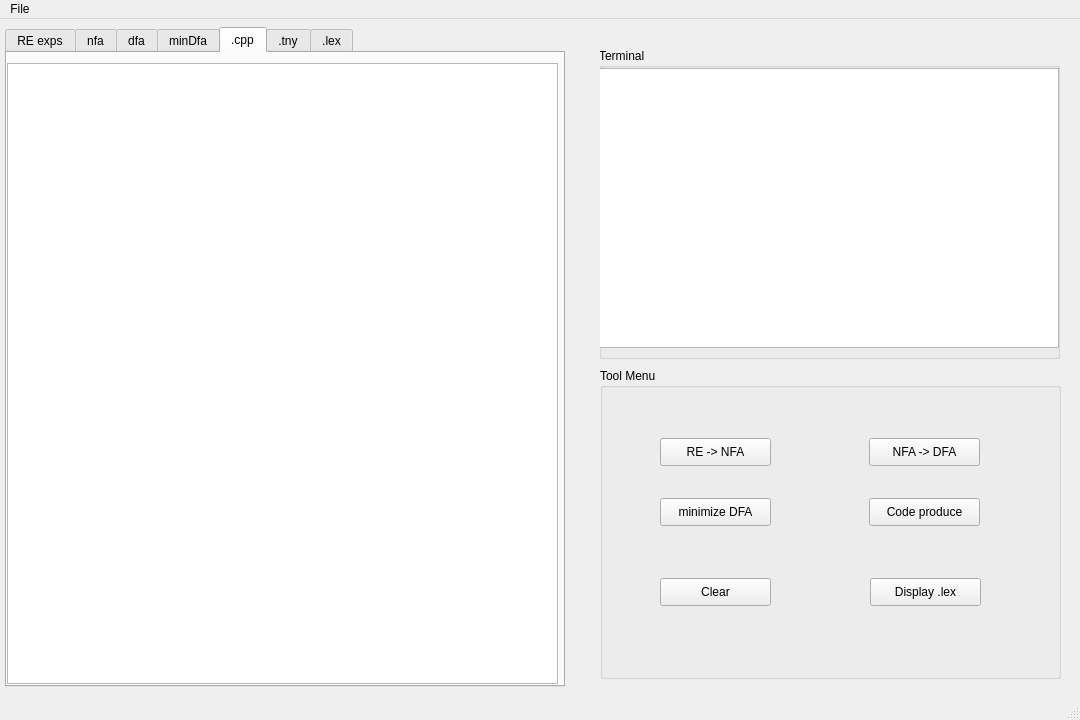
<?xml version="1.0" encoding="UTF-8"?>
<ui version="4.0">
 <class>MainWindow</class>
 <widget class="QMainWindow" name="MainWindow">
  <property name="enabled">
   <bool>true</bool>
  </property>
  <property name="geometry">
   <rect>
    <x>0</x>
    <y>0</y>
    <width>1080</width>
    <height>720</height>
   </rect>
  </property>
  <property name="minimumSize">
   <size>
    <width>1080</width>
    <height>720</height>
   </size>
  </property>
  <property name="maximumSize">
   <size>
    <width>1080</width>
    <height>720</height>
   </size>
  </property>
  <property name="windowTitle">
   <string>MainWindow</string>
  </property>
  <widget class="QWidget" name="centralwidget">
   <widget class="QTabWidget" name="Graphs">
    <property name="geometry">
     <rect>
      <x>5</x>
      <y>8</y>
      <width>560</width>
      <height>660</height>
     </rect>
    </property>
    <property name="minimumSize">
     <size>
      <width>560</width>
      <height>660</height>
     </size>
    </property>
    <property name="maximumSize">
     <size>
      <width>560</width>
      <height>660</height>
     </size>
    </property>
    <property name="currentIndex">
     <number>4</number>
    </property>
    <widget class="QWidget" name="reExps">
     <attribute name="title">
      <string>RE exps</string>
     </attribute>
     <widget class="QWidget" name="verticalLayoutWidget">
      <property name="geometry">
       <rect>
        <x>-1</x>
        <y>9</y>
        <width>551</width>
        <height>621</height>
       </rect>
      </property>
      <layout class="QVBoxLayout" name="verticalLayout">
       <item>
        <widget class="QTextBrowser" name="reRules"/>
       </item>
      </layout>
     </widget>
    </widget>
    <widget class="QWidget" name="nfa">
     <attribute name="title">
      <string>nfa</string>
     </attribute>
     <widget class="QWidget" name="verticalLayoutWidget_6">
      <property name="geometry">
       <rect>
        <x>0</x>
        <y>170</y>
        <width>551</width>
        <height>461</height>
       </rect>
      </property>
      <layout class="QVBoxLayout" name="nfaLayout">
       <item>
        <widget class="QTableView" name="nfaTab"/>
       </item>
      </layout>
     </widget>
     <widget class="QWidget" name="nfaMenu" native="true">
      <property name="geometry">
       <rect>
        <x>0</x>
        <y>10</y>
        <width>551</width>
        <height>151</height>
       </rect>
      </property>
      <widget class="QComboBox" name="nfaSel">
       <property name="geometry">
        <rect>
         <x>220</x>
         <y>30</y>
         <width>281</width>
         <height>31</height>
        </rect>
       </property>
       <property name="font">
        <font>
         <family>Adobe Arabic</family>
         <pointsize>14</pointsize>
        </font>
       </property>
       <item>
        <property name="text">
         <string>None</string>
        </property>
       </item>
      </widget>
      <widget class="QLabel" name="label">
       <property name="geometry">
        <rect>
         <x>50</x>
         <y>30</y>
         <width>161</width>
         <height>31</height>
        </rect>
       </property>
       <property name="font">
        <font>
         <family>Adobe Arabic</family>
         <pointsize>20</pointsize>
        </font>
       </property>
       <property name="text">
        <string>NFA selection:</string>
       </property>
      </widget>
     </widget>
    </widget>
    <widget class="QWidget" name="dfa">
     <attribute name="title">
      <string>dfa</string>
     </attribute>
     <widget class="QWidget" name="verticalLayoutWidget_7">
      <property name="geometry">
       <rect>
        <x>0</x>
        <y>170</y>
        <width>551</width>
        <height>461</height>
       </rect>
      </property>
      <layout class="QVBoxLayout" name="dfaLayout">
       <item>
        <widget class="QTableView" name="dfaTab"/>
       </item>
      </layout>
     </widget>
     <widget class="QWidget" name="dfaMenu" native="true">
      <property name="geometry">
       <rect>
        <x>0</x>
        <y>10</y>
        <width>551</width>
        <height>151</height>
       </rect>
      </property>
      <widget class="QComboBox" name="dfaSel">
       <property name="geometry">
        <rect>
         <x>220</x>
         <y>30</y>
         <width>281</width>
         <height>31</height>
        </rect>
       </property>
       <property name="font">
        <font>
         <family>Adobe Arabic</family>
         <pointsize>14</pointsize>
        </font>
       </property>
       <item>
        <property name="text">
         <string>None</string>
        </property>
       </item>
      </widget>
      <widget class="QLabel" name="label_2">
       <property name="geometry">
        <rect>
         <x>50</x>
         <y>30</y>
         <width>161</width>
         <height>31</height>
        </rect>
       </property>
       <property name="font">
        <font>
         <family>Adobe Arabic</family>
         <pointsize>20</pointsize>
        </font>
       </property>
       <property name="text">
        <string>DFA selection:</string>
       </property>
      </widget>
     </widget>
    </widget>
    <widget class="QWidget" name="minDfa">
     <attribute name="title">
      <string>minDfa</string>
     </attribute>
     <widget class="QWidget" name="verticalLayoutWidget_8">
      <property name="geometry">
       <rect>
        <x>0</x>
        <y>170</y>
        <width>551</width>
        <height>461</height>
       </rect>
      </property>
      <layout class="QVBoxLayout" name="minDfaLayout">
       <item>
        <widget class="QTableView" name="minDfaTab"/>
       </item>
      </layout>
     </widget>
     <widget class="QFrame" name="frame">
      <property name="geometry">
       <rect>
        <x>0</x>
        <y>10</y>
        <width>551</width>
        <height>151</height>
       </rect>
      </property>
      <property name="frameShape">
       <enum>QFrame::StyledPanel</enum>
      </property>
      <property name="frameShadow">
       <enum>QFrame::Raised</enum>
      </property>
      <widget class="QLabel" name="label_3">
       <property name="geometry">
        <rect>
         <x>30</x>
         <y>30</y>
         <width>181</width>
         <height>31</height>
        </rect>
       </property>
       <property name="font">
        <font>
         <family>Adobe Arabic</family>
         <pointsize>20</pointsize>
        </font>
       </property>
       <property name="text">
        <string>minDFA selection:</string>
       </property>
      </widget>
      <widget class="QComboBox" name="minDfaSel">
       <property name="geometry">
        <rect>
         <x>220</x>
         <y>30</y>
         <width>281</width>
         <height>31</height>
        </rect>
       </property>
       <property name="font">
        <font>
         <family>Adobe Arabic</family>
         <pointsize>14</pointsize>
        </font>
       </property>
       <item>
        <property name="text">
         <string>None</string>
        </property>
       </item>
      </widget>
     </widget>
    </widget>
    <widget class="QWidget" name="cppCode">
     <attribute name="title">
      <string>.cpp</string>
     </attribute>
     <widget class="QWidget" name="verticalLayoutWidget_2">
      <property name="geometry">
       <rect>
        <x>0</x>
        <y>10</y>
        <width>551</width>
        <height>621</height>
       </rect>
      </property>
      <layout class="QVBoxLayout" name="verticalLayout_2">
       <item>
        <widget class="QTextBrowser" name="cppText"/>
       </item>
      </layout>
     </widget>
    </widget>
    <widget class="QWidget" name="tnyFile">
     <attribute name="title">
      <string>.tny</string>
     </attribute>
     <widget class="QWidget" name="verticalLayoutWidget_3">
      <property name="geometry">
       <rect>
        <x>0</x>
        <y>10</y>
        <width>551</width>
        <height>621</height>
       </rect>
      </property>
      <layout class="QVBoxLayout" name="verticalLayout_3">
       <item>
        <widget class="QTextBrowser" name="tnyCode"/>
       </item>
      </layout>
     </widget>
    </widget>
    <widget class="QWidget" name="lexFile">
     <attribute name="title">
      <string>.lex</string>
     </attribute>
     <widget class="QWidget" name="verticalLayoutWidget_4">
      <property name="geometry">
       <rect>
        <x>0</x>
        <y>10</y>
        <width>551</width>
        <height>621</height>
       </rect>
      </property>
      <layout class="QVBoxLayout" name="verticalLayout_4">
       <item>
        <widget class="QTextBrowser" name="lexRes"/>
       </item>
      </layout>
     </widget>
    </widget>
   </widget>
   <widget class="QWidget" name="verticalLayoutWidget_5">
    <property name="geometry">
     <rect>
      <x>600</x>
      <y>30</y>
      <width>461</width>
      <height>631</height>
     </rect>
    </property>
    <layout class="QVBoxLayout" name="verticalLayout_5">
     <item>
      <widget class="QWidget" name="widget" native="true">
       <widget class="QGroupBox" name="terminal">
        <property name="geometry">
         <rect>
          <x>-1</x>
          <y>-1</y>
          <width>461</width>
          <height>311</height>
         </rect>
        </property>
        <property name="title">
         <string>Terminal</string>
        </property>
        <widget class="QTextBrowser" name="terLines">
         <property name="geometry">
          <rect>
           <x>0</x>
           <y>20</y>
           <width>460</width>
           <height>280</height>
          </rect>
         </property>
         <property name="minimumSize">
          <size>
           <width>460</width>
           <height>280</height>
          </size>
         </property>
         <property name="maximumSize">
          <size>
           <width>460</width>
           <height>280</height>
          </size>
         </property>
        </widget>
       </widget>
      </widget>
     </item>
     <item>
      <widget class="QWidget" name="widget_2" native="true">
       <widget class="QWidget" name="widget_3" native="true">
        <property name="geometry">
         <rect>
          <x>0</x>
          <y>0</y>
          <width>461</width>
          <height>311</height>
         </rect>
        </property>
        <widget class="QGroupBox" name="Menu">
         <property name="geometry">
          <rect>
           <x>0</x>
           <y>0</y>
           <width>461</width>
           <height>311</height>
          </rect>
         </property>
         <property name="title">
          <string>Tool Menu</string>
         </property>
         <widget class="QWidget" name="widget_4" native="true">
          <property name="geometry">
           <rect>
            <x>10</x>
            <y>30</y>
            <width>441</width>
            <height>161</height>
           </rect>
          </property>
          <widget class="QWidget" name="gridLayoutWidget">
           <property name="geometry">
            <rect>
             <x>10</x>
             <y>0</y>
             <width>411</width>
             <height>161</height>
            </rect>
           </property>
           <layout class="QGridLayout" name="gridLayout">
            <item row="0" column="0">
             <widget class="QWidget" name="widget_5" native="true">
              <widget class="QPushButton" name="transNFA">
               <property name="geometry">
                <rect>
                 <x>40</x>
                 <y>40</y>
                 <width>111</width>
                 <height>28</height>
                </rect>
               </property>
               <property name="text">
                <string>RE -&gt; NFA</string>
               </property>
              </widget>
              <widget class="QPushButton" name="minimizeDFA">
               <property name="geometry">
                <rect>
                 <x>40</x>
                 <y>100</y>
                 <width>111</width>
                 <height>28</height>
                </rect>
               </property>
               <property name="text">
                <string>minimize DFA</string>
               </property>
              </widget>
             </widget>
            </item>
            <item row="0" column="1">
             <widget class="QWidget" name="widget_6" native="true">
              <widget class="QPushButton" name="transDFA">
               <property name="geometry">
                <rect>
                 <x>40</x>
                 <y>40</y>
                 <width>111</width>
                 <height>28</height>
                </rect>
               </property>
               <property name="text">
                <string>NFA -&gt; DFA</string>
               </property>
              </widget>
              <widget class="QPushButton" name="produceCPP">
               <property name="geometry">
                <rect>
                 <x>40</x>
                 <y>100</y>
                 <width>111</width>
                 <height>28</height>
                </rect>
               </property>
               <property name="text">
                <string>Code produce</string>
               </property>
              </widget>
             </widget>
            </item>
           </layout>
          </widget>
         </widget>
         <widget class="QPushButton" name="saveLex">
          <property name="geometry">
           <rect>
            <x>270</x>
            <y>210</y>
            <width>111</width>
            <height>28</height>
           </rect>
          </property>
          <property name="text">
           <string>Display .lex</string>
          </property>
         </widget>
         <widget class="QPushButton" name="clearText">
          <property name="geometry">
           <rect>
            <x>60</x>
            <y>210</y>
            <width>111</width>
            <height>28</height>
           </rect>
          </property>
          <property name="text">
           <string>Clear</string>
          </property>
         </widget>
        </widget>
       </widget>
      </widget>
     </item>
    </layout>
   </widget>
  </widget>
  <widget class="QMenuBar" name="menubar">
   <property name="geometry">
    <rect>
     <x>0</x>
     <y>0</y>
     <width>1080</width>
     <height>26</height>
    </rect>
   </property>
   <widget class="QMenu" name="menuFile">
    <property name="title">
     <string>File</string>
    </property>
    <addaction name="openFile"/>
   </widget>
   <addaction name="menuFile"/>
  </widget>
  <widget class="QStatusBar" name="statusbar"/>
  <action name="openFile">
   <property name="text">
    <string>open file</string>
   </property>
  </action>
 </widget>
 <resources/>
 <connections/>
</ui>
